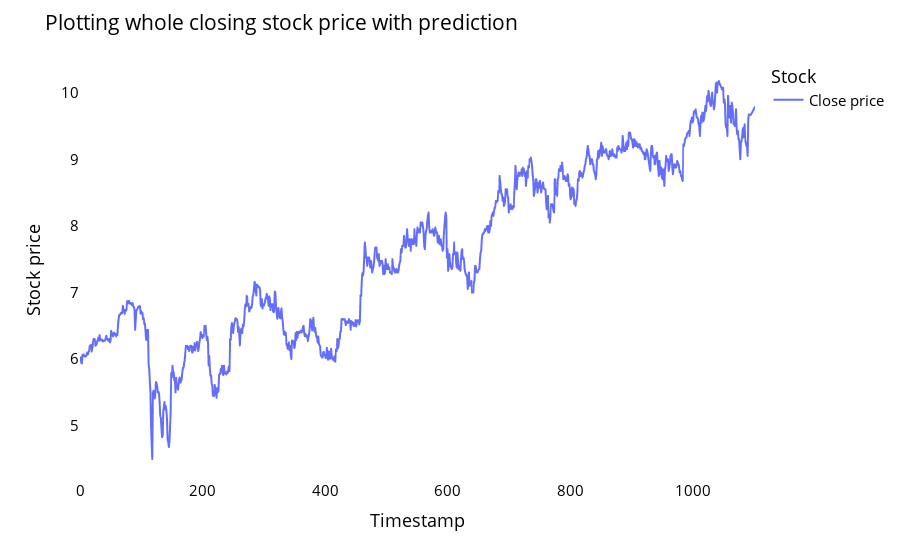

Notebook code for this chart:
### Markdown cell above
<b>Decision Making</b>
<br>
<ol>
    <li>Trend Analisis, <b style="color:green">UPWARD</b> berarti memiliki oportunisi yang baik untuk dibeli, hal ini merujuk pada proyeksi masa depan yang baik | <b style="color:red">DOWNWARD</b> berarti memiliki proyeksi masa depan yang kurang baik, ada sebaiknya menahan terlebih dahulu dan melihat trend mendatang</li>
    <li><b>Komparasi dengan data sebelumnya</b>, Apakah trend selama ini konsisten turun atau memiliki proyeksi kenaikan yang baik</li>
    <li><b>Mempertimbangkan kondisi eksternal</b> seperti, Kebijakan Pemerintah | Harga dolar | hari raya | etc. </li>
    <li><b>Toleransi resiko</b>, pastikan memiliki toleransi resiko penurunan (preferensi masing-masing)</li>
</ol>

### Code cell
lstmdf = closedf.tolist()
lstmdf.extend((np.array(lst_output).reshape(-1, 1)).tolist())
lstmdf = scaler.inverse_transform(lstmdf).reshape(1, -1).tolist()[0]

names = cycle(["Close price"])

fig = px.line(lstmdf, labels={"value": "Stock price", "index": "Timestamp"})
fig.update_layout(
    title_text="Plotting whole closing stock price with prediction",
    plot_bgcolor="white",
    font_size=15,
    font_color="black",
    legend_title_text="Stock",
)

fig.for_each_trace(lambda t: t.update(name=next(names)))

fig.update_xaxes(showgrid=False)
fig.update_yaxes(showgrid=False)
fig.show()

### Figure 1 — Plotly figure (JSON) as saved in the notebook; plotly's stock layout.template omitted (floating-point values rounded to 4 significant figures; data arrays with more than 128 entries replaced by an {"elided": "..."} marker saying what was removed)
{"data": [{"hovertemplate": "variable=0<br>Timestamp=%{x}<br>Stock price=%{y}<extra></extra>", "legendgroup": "0", "line": {"color": "#636efa", "dash": "solid"}, "marker": {"symbol": "circle"}, "mode": "lines", "name": "Close price", "showlegend": true, "type": "scattergl", "x": {"elided": "1103 int values"}, "xaxis": "x", "y": {"elided": "1103 float values"}, "yaxis": "y"}], "layout": {"font": {"color": "black", "size": 15}, "legend": {"title": {"text": "Stock"}, "tracegroupgap": 0}, "margin": {"t": 60}, "plot_bgcolor": "white", "title": {"text": "Plotting whole closing stock price with prediction"}, "xaxis": {"anchor": "y", "domain": [0, 1], "showgrid": false, "title": {"text": "Timestamp"}}, "yaxis": {"anchor": "x", "domain": [0, 1], "showgrid": false, "title": {"text": "Stock price"}}}}
